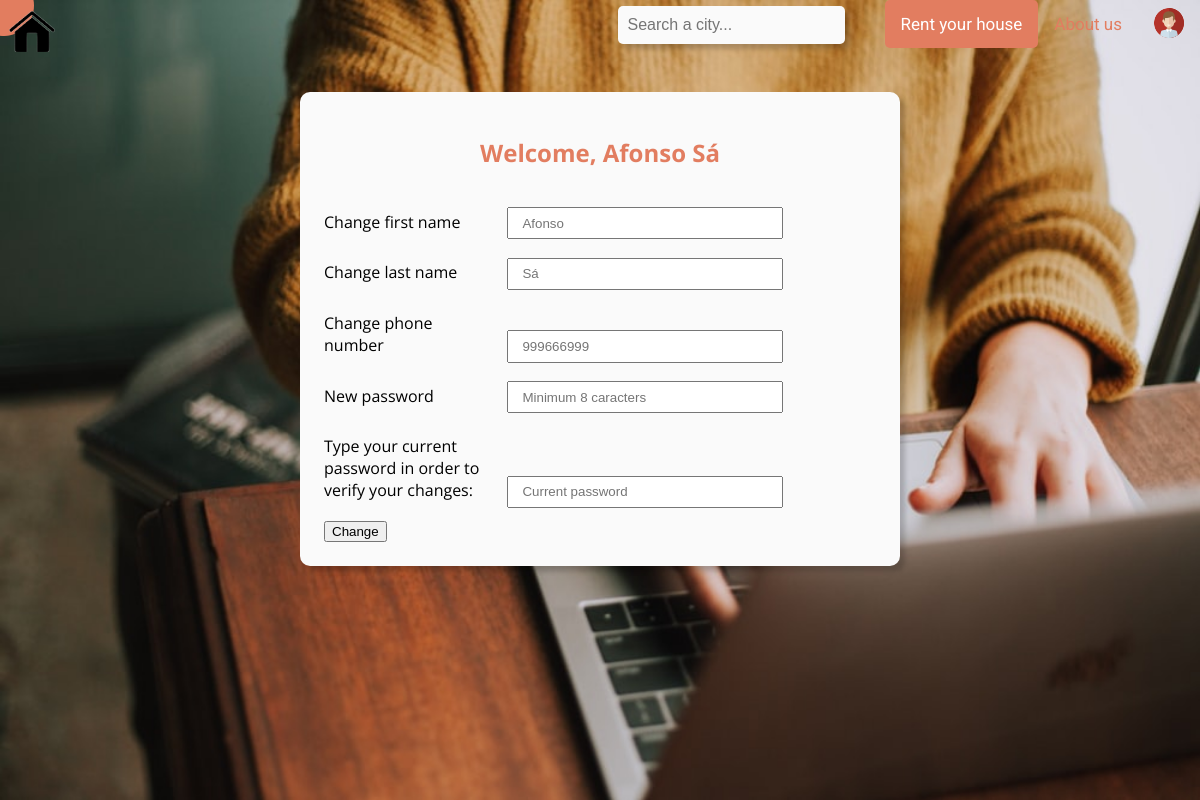
Before: /account_settings.php (signed in) with the older database file.
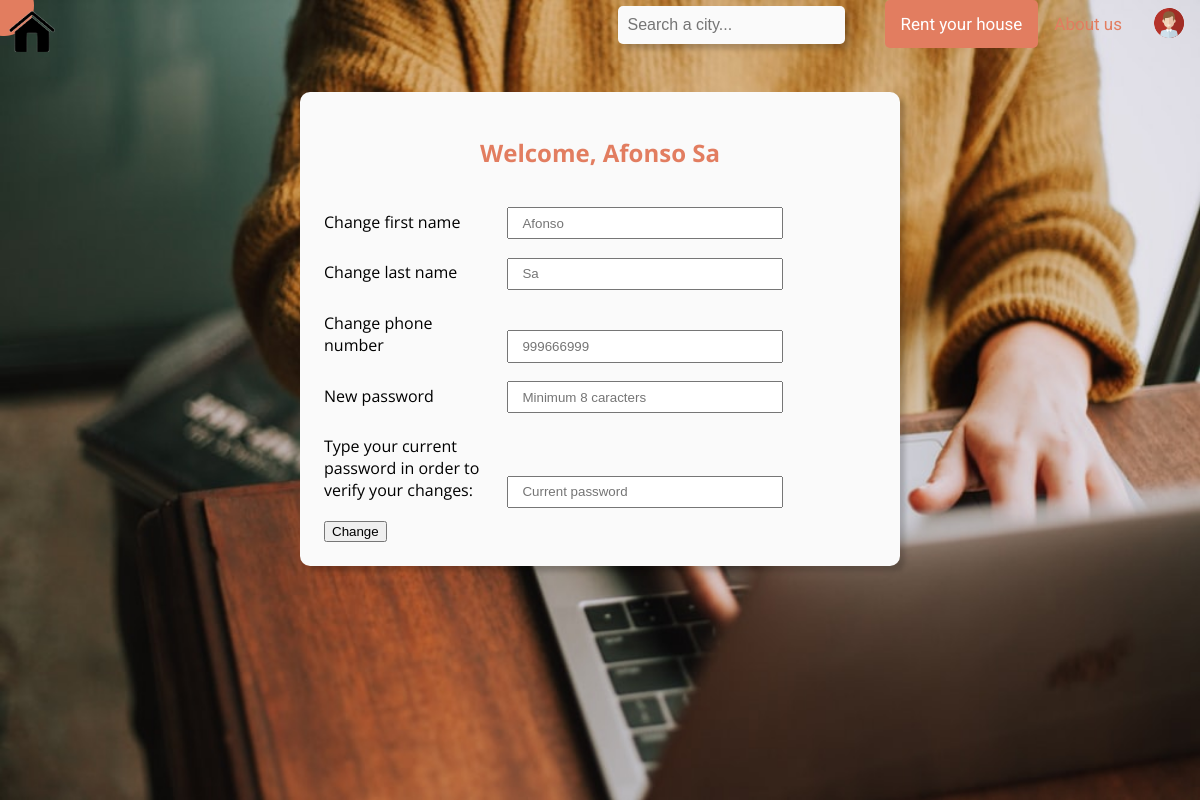
After: the same page with the newer database file.
### tables this page shows
CREATE TABLE User (
    email TEXT PRIMARY KEY,
    firstname TEXT NOT NULL,
    lastname TEXT NOT NULL,
    phone INTEGER DEFAULT NULL,
    hash TEXT NOT NULL UNIQUE
);

### database/account_q.php (called while the page is built, shortened)
<?php
include_once('connection.php');
function try_get_user($email) {
    global $db;
    $stmt = $db->prepare('SELECT * FROM User WHERE email = ?');
    $stmt->execute(array($email));
    $user_data = $stmt->fetch();
    if ($user_data !== false)
        return $user_data;
    else
        return NULL;
}
?>

### templates/settings_form.php (the view, shortened to what this page needs)
<section id="registerform">
    <form action="actions/change_user.php" method="POST" enctype="application/x-www-form-urlencoded">
        <h1>Welcome, <?php echo $user_data['firstname']; ?> <?php echo $user_data['lastname']; ?></h1>
        <label><br>Change first name</label>
            <input type="text" name="firstname" placeholder=<?php echo $user_data['firstname']; ?>>
        <label><br>Change last name</label>
            <input type="text" name="lastname" placeholder=<?php echo $user_data['lastname']; ?>>
        <label><br>Change phone number</label>
            <input type="tel" name="phone" placeholder=<?php echo $user_data['phone']; ?>>
        <label><br>New password</label>
            <input type="password" name="new_pwd" placeholder="Minimum 8 caracters">
        <label><br>Type your current password in order to verify your changes:</label>
            <input type="password" name="current_pwd" minlength="8" maxlength="128" placeholder="Current password">
        <br><button type="submit">Change</button>
    </form>
</section>

Changed rows visible on the page:
changed user "Afonso": lastname "Sá" → "Sa"
